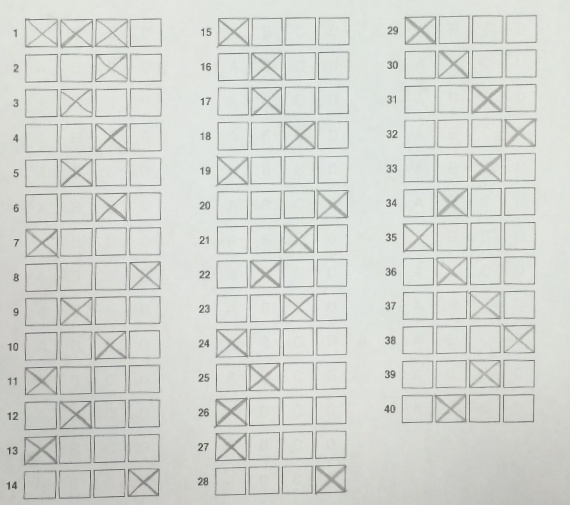
#> input picture Test_code/inputTestFile/wrap.png, 570 x 505 px, found by its file name
$ python main_v1.py   (Python 2 division)   (older library calls are emulated)
#> lines starting #> are read from the running program, lines starting #| are printed output that depends on the picture; after the words box and inside, x2 and y2 are one past the last pixel; in counts of white or black regions, pixels touching at a corner belong together
import cv2
import numpy as np
import sys

print()

# [74 lines left out: functions rectify, order_points, four_point_transform, not called in this run]


def check_include(centre_list, x_centre, y_centre):
    for point in centre_list:
        x_difference = point[0] - x_centre
        y_difference = point[1] - y_centre
        if abs(x_difference) < 20 and abs(y_difference) < 20:
            return False
    return True


def find_centre(cnts):
    # x_axis is a list, store all the x_axis data of one contour
    # y_axis is a list, store all the y_axis data of same contour
    # cnts[0] is a list of point, which is one rectangle
    centre_list = []
    for cnt in cnts:
        x_axis = []
        y_axis = []
        for point in cnt:
            x_axis.append(point[0][0])
            y_axis.append(point[0][1])
        # print cnts[0][0][0][0]

        x_axis = sorted(x_axis)
        y_axis = sorted(y_axis)
        x_centre = int((x_axis[0] + x_axis[-1]) / 2)
        y_centre = int((y_axis[0] + y_axis[-1]) / 2)
        # [5 lines of commented-out code are left out]
        if (check_include(centre_list, x_centre, y_centre)):
            centre_list.append((x_centre, y_centre))
        # print "The centre of this rectangle is (%d,%d)" %(x_centre, y_centre)
    return centre_list


# [157 lines left out: functions process_centre_list, find_answer, find_missing_rectangle, not called in this run]

def seperate_by_row(centre_list_col,y_uncertainty):
    row_list = []
    total_list = []
    # print centre_list_col

    base = centre_list_col[0][1]  # use column point as the base
    y_max = base + y_uncertainty  # add base and y_uncertainty
    for i in range(len(centre_list_col)):
        if centre_list_col[i][1] < y_max:
            row_list.append(centre_list_col[i])
        else:
            # in this case, we end up one line, and change to another line
            # so I set a new base.
            y_max = centre_list_col[i][1] + y_uncertainty
            row_list = sorted(row_list)
            total_list.append(row_list)
            # print row_list
            row_list = []  # renew the row_list
            # add the first element of next line into new row_list
            row_list.append(centre_list_col[i])
    # add final row list into total list.
    row_list = sorted(row_list)
    # print row_list
    total_list.append(row_list)
    return total_list


def seperate_big_column(image,centre_list,image_width,column_number):
    col_list = []
    for i in range(column_number):
        col_list.append([])

    for point in centre_list:
        for i in range(column_number):
            lower_bound = i*image_width / column_number
            upper_bound = (i+1)*image_width / column_number
            if lower_bound < point[0]<upper_bound:
                # if (check_include(col_list[i], point[0], point[1])):
                col_list[i].append(point)
                break
    # print "this is the length of total point in 2D list", len(col_list[0])+len(col_list[1])+len(col_list[2])

    return col_list


def find_missing_rectangle_stronger(image,centre_list, centre_list_col, x_uncertainty, y_uncertainty, image_width):
    large_col_list = seperate_big_column(image,centre_list,image_width,column_number=3)
    for col_list in large_col_list:
        x_min,y_min = col_list[0][0],col_list[0][1]
        x_max,y_max = 0 , 0
        for point in col_list:
            x_min = min(x_min,point[0])
            x_max = max(x_max,point[0])
            y_min = min(y_min,point[1])
            y_max = max(y_max,point[1])
        x_base, y_base = x_min, y_min
        x_distance = (x_max-x_min) / 3 # 3 is coming from 4 choice
        check = False    # to stop the out layer while loop.
        while(y_base <= y_max+(y_uncertainty)):
            y_total = 0
            y_count = 0
            while(x_base <= (x_max+x_uncertainty)):
                if (check_include(centre_list, x_base, y_base)):
                    cv2.circle(image,(x_base,y_base),20,(0,0,0))

                    centre_list.append((x_base,y_base))
                x_base += x_distance
            x_base = x_min  # renew the x_base
            # find the next y_base
            for point in centre_list:
                if(y_base+3*y_uncertainty) > point[1] > (y_base+1*y_uncertainty) :
                    y_total += point[1]
                    y_count += 1

            if y_count == 0:
                break

            y_base = y_total / y_count


        # print "Leng Leng Leng of centre_list " ,len(centre_list)

    return centre_list

        # [15 lines of commented-out code are left out]
def find_answer2(answer_list,number_of_choice,thresh1,pixel=40, number_of_question=40):
    column = len(answer_list[0])/number_of_choice
    # print len(answer_list[0])
    assert(column == 3)
    answer = []

    number_of_question = 0
    number_of_answer = 0
    boundary = 1532000
    for i in range(column):
        # print number_of_question
        if number_of_answer==40:
            break
        for j in range(len(answer_list)):
            number_of_answer = 0
            while(True):
                # [4 lines of commented-out code are left out]
                for k in range(i*4,i*4+number_of_choice):
                    point = answer_list[j][k]
                    px = 0
                    x_start, x_end = point[0] - pixel, point[0] + pixel
                    y_start, y_end = point[1] - pixel, point[1] + pixel
                    for x in range(x_start, x_end):
                        for y in range(y_start, y_end):
                            px += thresh1[y, x]
                    # print "this is pixel " , px

                    # 1532000 is a threshold. The value under the 1532000 means student has handwriting
                    # in this region.
                    # print px
                    if px < boundary:
                        # cv2.circle(thresh1, (x - pixel, y - pixel), 40, (0, 0, 0))
                        number_of_answer += 1
                        choice = str(k)
                # print number_of_answer
                if number_of_answer == 1:
                    number_of_question += 1

                    cv2.circle(thresh1,(answer_list[j][int(choice)]),20,(0,255,0),8)

                    answer.append(choice)
                    break
                if number_of_question==40:
                    break
                if number_of_answer == 0:
                    boundary = boundary * (1.005)
                    number_of_answer = 0
                else:
                    boundary = boundary / 1.01
                    number_of_answer = 0
            if number_of_question==40:
                break

        if number_of_question==40:
            break
    # print thresh1
    # cv2.imwrite("test123.png",thresh1)
    # cv2.waitKey(10000)

    return answer

# answers is a string contains all of choice of student
# number_of_choice is a integer contains the choice of this paper
# This function want to change the number in answers into ABCD letter
def change_num_into_choice(answers, num_of_choice):
    # this is return value
    new_answer = ""
    for answer in answers:
        # the answer is the column number of the answer sheet.
        # so first mod the number of choice to get 0~3
        answer = str(int(answer) % num_of_choice )
        answer = ord(answer)    # get the ascii number of answer
        answer += 17            # 17 is difference from 0 to A, 1 to B, 2 to C, 3 to D
        answer = chr(answer)    # to change the ascii number into char.
        new_answer += answer
    return new_answer

def grade_answer(correct_answer,answer):
    temp = ""
    result = []
    for letter in correct_answer:
        if letter.isalpha()==True :
            temp += letter
    correct_answer = temp
    # print len(correct_answer)
    # print len(answer)
    if len(correct_answer) != len(answer):
        print("The number of answer is inconsistent with correct answer.")
        return None
    for i in range(len(answer)):
        temp = []
        if answer[i] != correct_answer[i]:
            temp.append(i+1)
            temp.append(answer[i])
            temp.append(correct_answer[i])
            # temp += (answer[i] + correct_answer[i])
            result.append(temp)
    return result


def grading(image1, answer_file_name):
    '''

    image = cv2.imread("upload/Answer_sheet.png")
    cv2.imwrite("original.png", image)

    ratio = image.shape[0] / 500.0
    #orig = image.copy()
    res = cv2.resize(image,None,fx=0.4, fy=0.4, interpolation = cv2.INTER_LANCZOS4)
    # res = cv2.resize(image, dst, interpolation=CV_INTER_LINEAR)
    # convert image to grayscale
    gray = cv2.cvtColor(res, cv2.COLOR_BGR2GRAY)
    # blur the image slightly to remove noise.
    #gray = cv2.bilateralFilter(gray, 11, 17, 17)
    gray = cv2.GaussianBlur(gray, (5, 5), 0) #is an alternative way to blur the image
    # canny edge detection
    edged = cv2.Canny(gray, 30, 200)
    # two threshold method.
    # The first one is normal threshold method
    # The second one is use Gaussian method which has better effect.
    # ret,thresh1 = cv2.threshold(gray,150,150,cv2.THRESH_BINARY)
    cv2.imshow("Outline", res)
    cv2.imwrite("res.png", res)

    # thresh1= cv2.adaptiveThreshold(gray,255,cv2.ADAPTIVE_THRESH_GAUSSIAN_C,cv2.THRESH_BINARY,11,2)
    try:
        (cnts, _) = cv2.findContours(edged.copy(), cv2.RETR_TREE, cv2.CHAIN_APPROX_SIMPLE)
    except:
        (_, cnts, _) = cv2.findContours(edged.copy(), cv2.RETR_TREE, cv2.CHAIN_APPROX_SIMPLE)

    # (_, cnts, _) =cv2.findContours(edged.copy(), cv2.RETR_TREE, cv2.CHAIN_APPROX_SIMPLE)
    cnts = sorted(cnts, key = cv2.contourArea,reverse=True)[:10]
    for c in cnts:
        # approximate the contour
        peri = cv2.arcLength(c, True)
        approx = cv2.approxPolyDP(c, 0.005* peri, True)
        if len(approx) == 4:
            screenCnt = approx
            break
    cv2.drawContours(res, [screenCnt], -1, (0, 255, 0), 2)
    cv2.imshow("Contours",res)
    cv2.imwrite("res2.png", res)

    #warped = four_point_transform(res, screenCnt.reshape(4, 2) * ratio)
    lel = rectify(screenCnt)
    pts2 = np.float32([[0,0],[840,0],[840,1164],[0,1164]])
    M = cv2.getPerspectiveTransform(lel,pts2)
    dst = cv2.warpPerspective(res,M,(840,1164))
    crop_img = dst[440:945,130:700]
    #dst = cv2.resize(dst, (1050, 1455))
    cv2.imshow("Warped",dst)
    cv2.imwrite("original.png", image)

    #print len(screenCnt)
    # convert the warped image to grayscale, then threshold it
    # to give it that 'black and white' paper effect
    gray2=cv2.cvtColor(dst, cv2.COLOR_BGR2GRAY)
    cv2.imshow("Answer area",gray2)
    # [6 lines of commented-out code are left out]
    cv2.imshow("Answer area",crop_img)
    cv2.waitKey(15000)
    image = crop_img
'''
#> called with image1 = 'wrap.png', answer_file_name = 'answer.txt'
    # above is created by Huiming

    name = "static/upload/" + image1
    image = cv2.imread(name)
#> image is the input picture: shape (505, 570, 3); mean B, G, R 208.7, 213.6, 211
    f = open("static/upload/"+answer_file_name)
#> (reads Web/answer.txt from the repository)
    correct_answer = f.read()

    image = cv2.resize(image,None,fx=2, fy=2, interpolation = cv2.INTER_LANCZOS4)
#> image: shape (1010, 1140, 3)

    image_height, image_width = image.shape[:2]


    # ratio = 1000.0 / image.shape[1]
    # # new dimension for image
    # dim = (1000, int(image.shape[0] * ratio))
    # # perform the actual resizing of the image and show it
    # # interpolation = cv2.INTER_AREA this is the algorithm we used. Do worry now
    # image = cv2.resize(image, dim, interpolation = cv2.INTER_AREA)

    # ratio = image.shape[0] / 500.0
    # orig = image.copy()
    # convert image to grayscale
    gray = cv2.cvtColor(image, cv2.COLOR_BGR2GRAY)
    # blur the image slightly to remove noise.
    # gray = cv2.bilateralFilter(gray, 11, 17, 17)
    gray = cv2.GaussianBlur(gray, (5, 5), 0) #is an alternative way to blur the image
    # canny edge detection
    edged = cv2.Canny(gray, 30, 200)
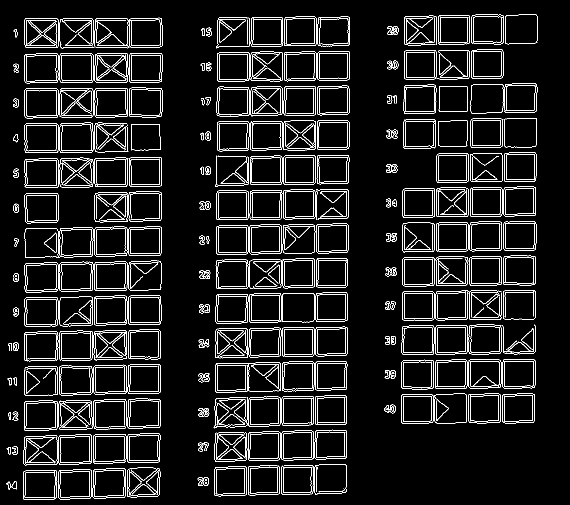
#> edged: shape (1010, 1140) (shown at 1/2 size); 7% white in thin lines or dots, all inside (x1, y1, x2, y2) = (12, 29, 1075, 1000)
    # two threshold method.
    # The first one is normal threshold method
    # The second one is use Gaussian method which has better effect.
    # ret,thresh1 = cv2.threshold(gray,150,150,cv2.THRESH_BINARY)
    thresh1 = cv2.adaptiveThreshold(gray, 255, cv2.ADAPTIVE_THRESH_GAUSSIAN_C, cv2.THRESH_BINARY, 11, 2)
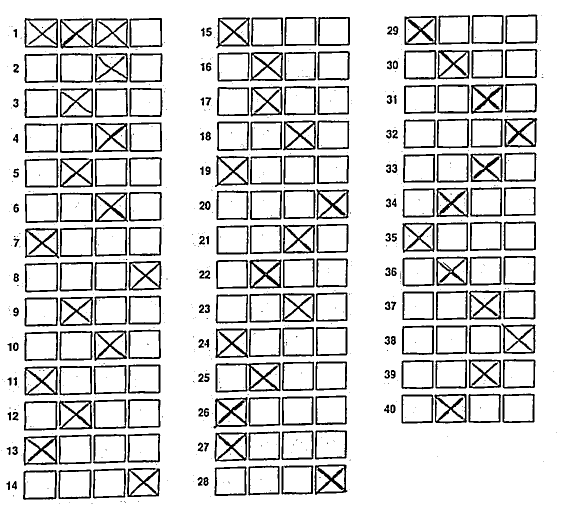
#> thresh1: shape (1010, 1140) (shown at 1/2 size); 85.9% white; 625 black regions (395 under 20 px)

    # cv2.imshow("gray image", thresh1)
    # cv2.imwrite('thresh1.png',thresh1)
    # cv2.waitKey(15000)

    # find contours in the edged image, keep only the largest ones, and initialize
    # our screen contour
    # findContours takes three parameter:
    # First parameter: the image we want to find counter. Need to copy since this method will
    # destroy the image.
    # Second parameter: cv2.RETR_TREE tells OpenCV to compute the hierarchy (relationship)
    # between contours
    # Third parameter: compress the contours to save space using cv2.CV_CHAIN_APPROX_SIMPLE
    try:
        (cnts, _) = cv2.findContours(edged.copy(), cv2.RETR_TREE, cv2.CHAIN_APPROX_SIMPLE)
#> cnts = 721 contours, 103 with area under 20; largest, box (x1, y1, x2, y2) and area: (434, 103, 566, 163) 7229, (431, 725, 562, 785) 7188, (499, 586, 629, 645) 7126, (431, 725, 562, 785) 7090, (49, 177, 117, 237) 3855
    except:
        (_, cnts, _) = cv2.findContours(edged.copy(), cv2.RETR_TREE, cv2.CHAIN_APPROX_SIMPLE)

    # (cnts, _) = cv2.findContours(edged.copy(), cv2.RETR_TREE, cv2.CHAIN_APPROX_SIMPLE)
    # the number of returned parameter is different depending on the version of openCV
    # for 2.x it is (cnts, _) = cv2.findContours(edged.copy(), cv2.RETR_TREE, cv2.CHAIN_APPROX_SIMPLE)
    # for 3.x it is (_, cnts, _) = cv2.findContours(edged.copy(), cv2.RETR_TREE, cv2.CHAIN_APPROX_SIMPLE)
    # sort the counter. The reference is the countourArea. And we only get largest 10
    # countour.
    cnts = sorted(cnts, key=cv2.contourArea, reverse=True)[:1000]
    # cnts = sorted(cnts, key = cv2.contourArea,reverse=True)[:500]

    # a new list to store all the rectangle counter
    cnts_rect = []
    # initialize the screenCnt.
    screenCnt = None

    # loop over our contours
    for c in cnts:
        # approximate the contour
        peri = cv2.arcLength(c, True)
        # This function gives the number of vertices of the figure
        # For example, approx returns 4 if the shape is rectangle and 5 if the shape is pentagon
        # k is constant, it can be changing from 0.005 to 0.1
        # k = 0.005
        k = 0.01
        approx = cv2.approxPolyDP(c, k * peri, True)
        # if our approximated contour has four points, then
        # we can assume that we have found our screen
        if len(approx) == 4 and cv2.contourArea(c) > 2500:
            screenCnt = approx
            cnts_rect.append(approx)
#> this loop made 721 passes
#> (peri, screenCnt) on passes 5, 7, 8, 9: (246.1, [[50, 178], [50, 235], [115, 233], [115, 178]]), (247.8, [[50, 37], [51, 94], [115, 94], [114, 37]]), (247.2, [[115, 387], [50, 388], [52, 445], [115, 443]]), (250.3, [[50, 248], [51, 305], [116, 303], [115, 248]])
#> after the loop, cnts_rect = 233 contours; largest, box (x1, y1, x2, y2) and area: (50, 37, 116, 95) 3648, (50, 248, 117, 306) 3641, (50, 178, 116, 236) 3640, (190, 385, 256, 444) 3621, (50, 387, 116, 446) 3618
        # print "this is coutour area ", cv2.contourArea(c)

    # the print is for test
    # print screenCnt[0][0]

    # to draw the contours in the original image.
    # print len(cnts_rect)
    cv2.drawContours(image, cnts_rect, -1, (0, 255, 0), 3)
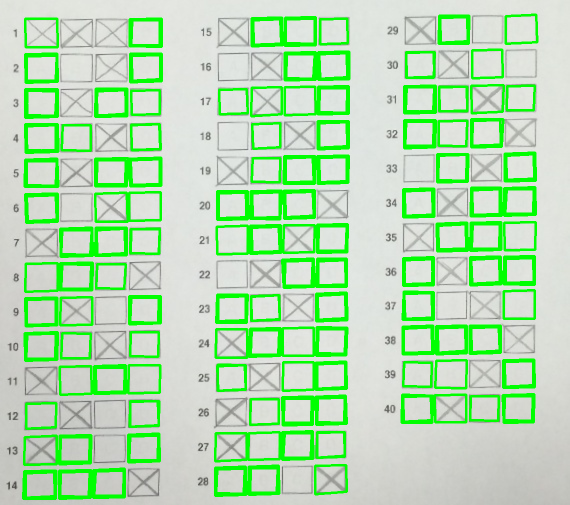
#> image: shape (1010, 1140, 3) (shown at 1/2 size); mean B, G, R 178.8, 222.4, 180.8

    # =======================================================================
    # check the position of boundary
    # the boundary is used to seperate the large column.
    # =======================================================================
    # print "Size of image: ",image_height, image_width
    # cv2.circle(image,(2*image_width/3, 200),20,(0,0,0))
    # cv2.circle(image,(image_width/3, 200),20,(0,0,0))
    # =======================================================================
    # End of check the position of boundary
    # =======================================================================


    # cv2.imshow("Game Boy Screen", image)
    # cv2.imwrite('contours.png', image)
    # cv2.waitKey(10000)

    # to find height and length of the rectangle
    height = cnts_rect[0][2][0][1] - cnts_rect[0][0][0][1]
#> height = 55
    length = cnts_rect[0][2][0][0] - cnts_rect[0][0][0][0]
#> length = 65

    # x_axis is a list, store all the x_axis data of one contour
    # y_axis is a list, store all the y_axis data of same contour
    # cnts[0] is a list of point, which is one rectangle

    centre_list = find_centre(cnts_rect)
#> the loop in find_centre, `for cnt in cnts:` made 233 passes
#> (cnt, x_axis, y_axis, x_centre, y_centre) on passes 1 to 2: ([[50, 178], [50, 235], [115, 233], [115, 178]], [50, 50, 115, 115], [178, 178, 233, 235], 82, 206), ([[50, 37], [51, 94], [115, 94], [114, 37]], [50, 51, 114, 115], [37, 37, 94, 94], 82, 65)
#> after the loop in find_centre, `for cnt in cnts:`: centre_list = 116 pairs, first value 79 to 1042, second value 58 to 969

    # print "this length of centre_list is ", len(centre_list)

    centre_list_col = sorted(centre_list, key=lambda point: point[1])
#> centre_list_col has the same summary as centre_list in find_centre

    # answer_list is a list. It contains x elements, x is rows of the answer sheet. It is also list
    # every row_list contains also list which are centre points of rectangle.
    # answer_list = find_missing_rectangle(centre_list, centre_list_col, length // 2, height // 2)


    answer_list = find_missing_rectangle_stronger(image,centre_list, centre_list_col, length // 2, height // 2, image_width)
#> the loop in seperate_big_column, `for point in centre_list:` made 116 passes
#> point on passes 1 to 4: (82, 206), (82, 65), (82, 416), (83, 276)
#> in find_missing_rectangle_stronger, `large_col_list = seperate_big_column(image,centre_list,image_width,col..`: large_col_list = 3 items
#> the loop in find_missing_rectangle_stronger, `for col_list in large_col_list:` made 3 passes
#> x_distance on passes 1 to 3: 70, 68, 69
#> after the loop in find_missing_rectangle_stronger, `for col_list in large_col_list:`:
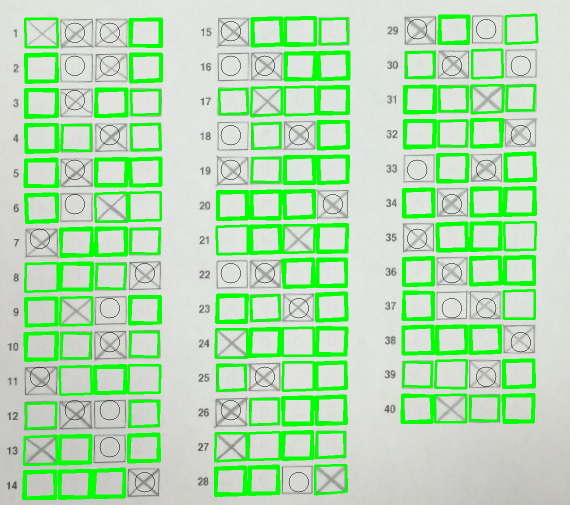
#> image: shape (1010, 1140, 3) (shown at 1/2 size); 0.43% of pixels changed, all inside (x1, y1, x2, y2) = (59, 38, 1062, 985)
#> after the loop in find_missing_rectangle_stronger, `for col_list in large_col_list:`: centre_list = 160 pairs, first value 79 to 1042, second value 58 to 969
#> answer_list has the same summary as centre_list in find_missing_rectangle_stronger
    answer_list = sorted(answer_list, key=lambda point: point[1])

    # ============================================================
    # for test print point in centre list
    # ============================================================
    # print len(answer_list)
    # for list1 in answer_list:
    #     print("the length of list1 is ", len(list1))
    #     for element in list1:
    #         print element

    # print len(answer_list)
    # ============================================================
    # end test
    # ============================================================
    answer_list = seperate_by_row(answer_list,height//2)
#> in seperate_by_row, `base = centre_list_col[0][1]`: base = 58
#> in seperate_by_row, `y_max = base + y_uncertainty`: y_max = 85
#> the loop in seperate_by_row, `for i in range(len(centre_list_col)):` made 160 passes
#> y_max on passes 13, 25, 37, 49: 154, 222, 293, 360
#> after the loop in seperate_by_row, `for i in range(len(centre_list_col)):`: total_list = 13 items
#> in seperate_by_row, `row_list = sorted(row_list)`: row_list = [(79, 969), (150, 968), (217, 966), (289, 964), (461, 962), (527, 960), (597, 964), (661, 959)]
#> answer_list = 14 items


    number_of_choice = 4
    answer = find_answer2(answer_list,number_of_choice,thresh1,pixel=40,number_of_question=40)
#> in find_answer2, `column = len(answer_list[0])/number_of_choice`: column = 3
#> after the loop in find_answer2, `for i in range(column):`:
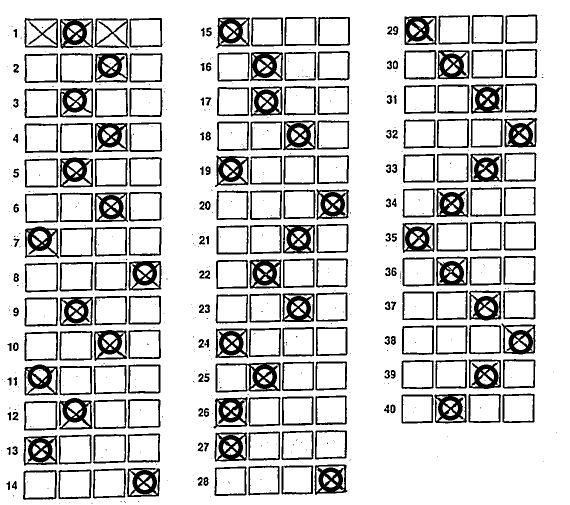
#> thresh1: shape (1010, 1140) (shown at 1/2 size); 82.7% white; 592 black regions (363 under 20 px), largest, box (x1, y1, x2, y2) and area: (431, 725, 562, 785) 3187, (942, 169, 1008, 228) 2451, (629, 929, 695, 990) 2427
#> after the loop in find_answer2, `for i in range(column):`: answer = 40 items, first 6: '1', '2', '1', '2', '1', '2'; boundary = 1237048.9; number_of_question = 40
#> answer = 40 items, first 6: '1', '2', '1', '2', '1', '2'

    answer = change_num_into_choice(answer,number_of_choice)
#> the loop in change_num_into_choice, `for answer in answers:` made 40 passes
#> answer on passes 6 to 9: 'C', '0', '3', '1'
    # print "length is " ,len(answer)
    # print answer


    result = grade_answer(correct_answer,answer)
    # print result
    return result
    '''


    # [4 lines of commented-out code are left out]

    centre_list = sorted(centre_list, key=lambda point: point[0])
    # [14 lines of commented-out code are left out]

    cv2.imwrite('contours.png', image)
    cv2.imwrite('thresh1.png',thresh1)
    # cv2.waitKey(15000)

    # apply the four point transform to obtain a top-down
    # view of the original image

    warped = four_point_transform(orig, screenCnt.reshape(4, 2) * ratio)
    warped = four_point_transform(orig, screenCnt.reshape(4, 2) * ratio)
    warped = cv2.cvtColor(warped, cv2.COLOR_BGR2GRAY)
    ret, thresh1 = cv2.threshold(warped, 80, 85, cv2.THRESH_BINARY)
    # cv2.imshow("Binary",thresh1 )
    warped = warped.astype("uint8") * 255
    # cv2.waitKey(10000)

    cv2.imwrite('messigray.png', image)
    '''

if __name__ == '__main__':
    image_file = "wrap.png"
    answer_file = "answer.txt"

    answer = grading(image_file, answer_file)
    # print "This is the output of the main function ", answer
